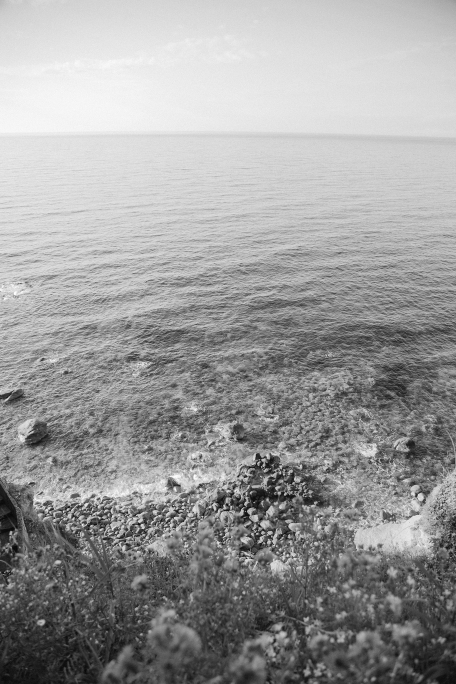
#> input picture images/alan-bajura-pYjCqqDEOFo-unsplash.pgm, 912 x 1368 px (shown at 1/2 size)
$ python quantise.py images/alan-bajura-pYjCqqDEOFo-unsplash.pgm
#> lines starting #> are read from the running program, lines starting #| are printed output that depends on the picture
### images.py
import numpy as np
import dct
import dft

import os

from PIL import Image
from collections.abc import Callable

def image_to_matrix (patch: Image) -> np.ndarray:
	"""
	Converts the given 8x8 PIL/Pillow image to a 8x8 NumPy matrix

	:patch:   The Pillow image, must have size 8x8
	:returns: An 8x8 NumPy matrix containing the Pillow image's data
	"""
	if patch.size != (8, 8):
		raise RuntimeError ("Image patch has unsupported dimensions")
	return np.array (patch.getdata ()).reshape ((8, 8))

# [35 lines left out: functions compute_dct, compute_dct_orth, compute_dft, not called in this run]

def valid_image (im: Image) -> tuple[bool, str]:
	"""
	Checks whether the given image can be processed by this suit of scripts.

	Specifically, the image must be a PGM image (though we can only test
	for PPM images) with side lengths divisible by 8.

	:im:      The image to test
	:returns: (True, None) if im can be processed; (False, str) otherwise
		where str is a discriptive message of the problem
	"""
	if im.format != "PPM":
		return False, "Given image is not in PGM format"

	width, height = im.size
	if width % 8 != 0 or height % 8 != 0:
		return False, "Given image has unsupported dimensions: Both width and height need to be multiples of 8."

	return True, None

def num_to_bytes (num: int) -> list:
	"""
	Converts a number in the range [0, 65535] to a list of bytes.

	The resulting list will always contain two elements to ensure that
	PGM files are written correctly.

	:num:     The number to convert
	:returns: The number as a list of bytes (big-endian)
	"""
	if num <= 255: return [0, num]
	else: return [(num & 0xFF00) >> 8, num & 0xFF]

def write_pgm (filename: str, data: np.ndarray) -> None:
	"""
	Writes a given matrix as a PGM image to the given file.

	The matrix MUST NOT contain any entry greater than 65535. All entries
	will be converted to integers; either make sure that the matrix only
	contains integers or live with the lost resolution otherweise.

	:filename: Where to store the image
	:data:     The image's data to store
	"""
	if len(data.shape) != 2:
		raise ValueError ("Writing images requires two-dimensional arrays")

	height, width = data.shape
	with open (filename, "bw+") as f:
		f.write (bytes(f"P5\n{width} {height}\n65535\n", "ascii"))
		for entry in data.reshape (width * height):
			l = num_to_bytes (int (entry))
			f.write (bytes (l))

# [46 lines left out: functions invert_color, execute_for_all_files, shift_into_16bit, not called in this run]

### dct.py
import numpy as np
from math import isqrt

SQRT2 = np.sqrt(2)
INVSQRT2 = 1 / SQRT2
LAM = lambda k: INVSQRT2 if k == 0 else 1
LAMN = lambda k, n: INVSQRT2 if k in [0, n] else 1

# [5 lines left out: function make_C_I, not called in this run]

def make_C_II (n: int) -> np.ndarray:
	norm = SQRT2 / np.sqrt (n)
	n2 = 2 * n
	return np.array ([
		[ norm * LAM (k) * np.cos (np.pi * k * (2 * l + 1) / n2) for l in range (n) ] for k in range (n)
	])

def make_C_III (n: int) -> np.ndarray:
	# Though C[II] is unitary, C_II @ C_III is closer to eye(8) if we
	# compute C_III as the inverse matrix of C_II.
	return np.linalg.inv (make_C_II (n))

# [5 lines left out: function make_C_IV, not called in this run]

C_II_8 = make_C_II (8)
C_III_8 = make_C_III (8)

DCT_KRON_8 = np.kron (C_II_8, C_II_8)
IDCT_KRON_8 = np.kron (C_III_8, C_III_8)

def matrix_to_vector (m: np.ndarray) -> np.ndarray:
	shape = m.shape
	return m.reshape (shape [0] * shape [1])

# [20 lines left out: functions vector_to_matrix, compute_dct, not called in this run]

def compute_dct_orth (matrix: np.ndarray) -> np.ndarray:
	if matrix.shape != (8, 8):
		raise RuntimeError ("Unsupported matrix dimensions, must be 8x8!")

	return C_II_8 @ matrix @ C_III_8

# [5 lines left out: function compute_idct, not called in this run]

def compute_idct_orth (matrix: np.ndarray) -> np.ndarray:
	if matrix.shape != (8, 8):
		raise RuntimeError ("Unsupported matrix dimensions, must be 8x8!")

	return C_III_8 @ matrix @ C_II_8

### dft.py
import numpy as np
import cmath

def make_Omega (n: int) -> np.matrix:
	"""
	Compute the Fourier matrix of order n

	The Fourier matrix is the complex matrix whose entries are given by
	`exp((2 pi ikl)/n)`, where (k, l) is the (row, column) index
	pair. Returns a NumPy matrix (of type matrix) to allow for .H

	:n:       The order of the Fourier matrix to compute
	:returns: The requested matrix
	"""
	return np.matrix ([
		[ cmath.exp ((-2 * np.pi * k * l * 1j) / n) for k in range (n) ] for l in range (n)
	])

# OMEGA8 is the 8x8 Fourier matrix and OMEGA8H its conjugate transpose
# (Hermitian transpose)
OMEGA8 = make_Omega (8)
OMEGA8H = OMEGA8.H

# [81 lines left out: functions compute_dft, compute_idft, compute_dft_8, compute_idft_8, not called in this run]

### quantise.py
import numpy as np
import dct
import images

import sys
import os

from PIL import Image

# See Rao, Ochoa-Dominguez, Subbarayappa: "JPEG Series", p. 89
LUMINANCE_QUANT = np.array(
	[
		[ 16,  11,  10,  16,  24,  40,  51,  61],
		[ 12,  12,  14,  19,  26,  58,  60,  55],
		[ 14,  13,  16,  24,  40,  57,  69,  56],
		[ 14,  17,  22,  29,  51,  87,  80,  62],
		[ 18,  22,  37,  56,  68, 109, 103,  77],
		[ 24,  35,  55,  64,  81, 104, 113,  92],
		[ 49,  64,  78,  87, 103, 121, 120, 101],
		[ 72,  92,  95,  98, 112, 100, 103,  99]
	]
)

def idct (patch: np.ndarray, depth: int) -> np.ndarray:
	"""
	Computes the IDCT of the given image patch JPEG-style.

	The given patch (coefficient matrix) must have shape (8,8). The
	resulting image matrix will have a bit depth/precision as given,
	though this will only produce correct results if the original
	image has the same bit depth.

	The original image is expected to have had data in range
	[-2^(depth - 1), 2^(depth - 1)] before being transformed. The
	output of this method will already be shifted back into
	[0, 2^(depth) - 1].

	:patch:   The coefficient matrix to transform to an image
	:depth:   The bit depth, typically 8 or 16.
	:returns: The IDCT of the given patch
	"""
	if patch.shape != (8, 8):
		raise RuntimeError ("Unsupported image patch dimensions, must be (8, 8)")

	if depth not in [8, 16]:
		raise ValueError ("Unsupported bit depth: Must be 8 or 16")

	newpatch = np.rint (dct.compute_idct_orth (patch) + 2**(depth - 1)) * (257 if depth == 8 else 1)

	# Due to numerical inaccuracies, we may end up with entries slightly below 0
	# or slightly above 65535. We simply clip these to the required range.
	return np.clip (newpatch, 0, 65535)

if len (sys.argv) != 2:
	print ("usage: python3 quantise.py file")
	print ()
	print ("Applies JPEG quantisation after DCT to the given image and reassembles")
	print ("it using IDCT.")
	print ()
	print ("Arguments:")
	print (" file        The file to operate on, must be in PGM format")
	sys.exit ()

filename = sys.argv [1]

path_parts = filename.split("/")
target = "/".join(path_parts[:-1]) + f"/quantised_" + path_parts[-1]
target_noreco = "/".join(path_parts[:-1]) + f"/quantised_noreco_" + path_parts[-1]

with open (filename, "rb") as f:
	im = Image.open (f)
#> im is the input picture: PIL image 912x1368 L; min 0, max 255, mean 155.5

	validim, msg = images.valid_image (im)
#> validim = True
	if not validim:
		print (msg)
		sys.exit ()

	depth = 8 if im.mode == "L" else 16
#> depth = 8

	width, height = im.size
#> width = 912; height = 1368
	newim = np.zeros ((height, width))
	quaim = np.zeros ((height, width))

	patches_h = width // 8
#> patches_h = 114
	patches_v = height // 8
#> patches_v = 171
	patches = patches_h * patches_v
#> patches = 19494
	print (f"Patches: {patches}")
#| Patches: 19494

	index = 0
	for v_index in range (patches_v):
		for h_index in range (patches_h):
			# Coordinates of the currently processed patch.
			# These are in PIL coordinates, meaning that the horizontal
			# axis is x and the vertical axis is y. NumPy expects coordinates
			# in opposite order: rows first, then columns.
			top_left = (h_index * 8, v_index * 8)
			bottom_right = (top_left[0] + 8, top_left[1] + 8)

			# Extract the current patch and process it; this -2**(depth-1) shifts
			# its (integer) values from range [0, 2^(depth) - 1] to range
			# [-2^(depth - 1), 2^(depth - 1)].
			patch = im.crop ((*top_left, *bottom_right))
			patch = images.image_to_matrix (patch) - 2**(depth - 1)
			dct_coeffs = dct.compute_dct_orth (patch)

			# Quantise and copy the quantised coefficients
			dct_coeffs = np.rint (dct_coeffs / LUMINANCE_QUANT)
			quantised_dct_coeffs = np.copy (dct_coeffs)

			# After this step, dct_coeffs will be the correctly de-quantised copy.
			dct_coeffs = dct_coeffs * LUMINANCE_QUANT

			# Put the IDCT of the correctly de-quantised coefficients into the reconstructed
			# image; put the non-de-quantised coefficients into quaim
			newpatch = idct (dct_coeffs, depth)
			newim [top_left [1]:bottom_right [1], top_left [0]:bottom_right [0]] = newpatch
			quaim [top_left [1]:bottom_right [1], top_left [0]:bottom_right [0]] = idct(quantised_dct_coeffs, depth)

			index += 1
			print (f"{index} of {patches}\r", end="", flush=True)
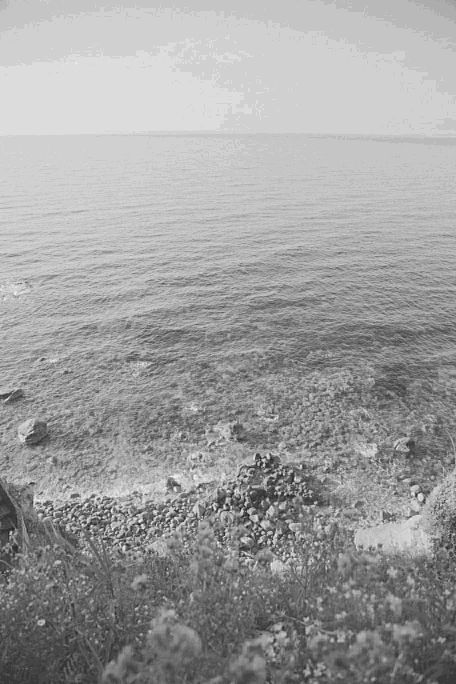
#> quaim: shape (1368, 912) float64 (shown at 1/2 size); min 29812, max 35466, mean 33337.4; drawn with min black and max white
#> after the loop, index = 19494

	# newim, saved to target, is correctly de-quantised, as would be the result of
	# a JPEG encode-decode procedure. quaim is not correctly de-quantised, resulting
	# in a washed-out image carrying the same information about the image (in some sense)
	images.write_pgm (target, newim)
#> the loop in write_pgm, `for entry in data.reshape (width * height):` made 1247616 passes
#> (entry, l) on passes 1 to 3: (46260, [180, 180]), (46260, [180, 180]), (46517, [181, 181])
	images.write_pgm (target_noreco, quaim)
#> the loop in write_pgm (call 2), `for entry in data.reshape (width * height):` made 1247616 passes
#> (entry, l) on passes 1 to 3: (33667, [131, 131]), (33667, [131, 131]), (33667, [131, 131])

$ run again, on images/alin-gavriliuc-T5h-RzUFN04-unsplash.pgm
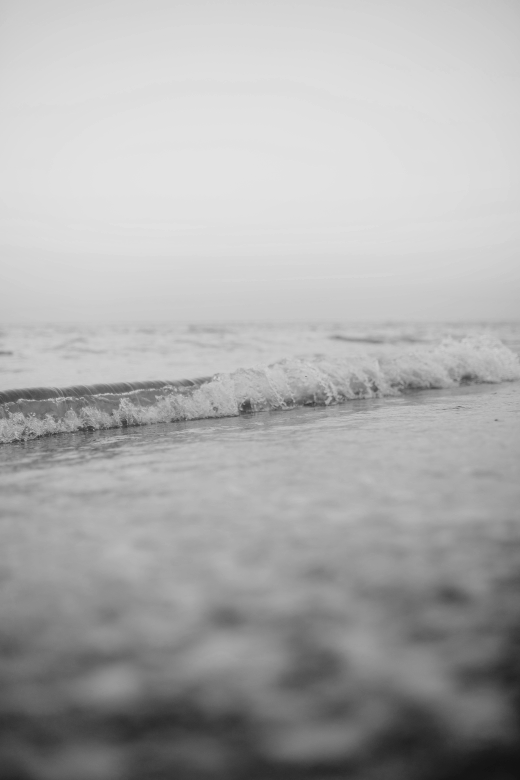
#> input picture images/alin-gavriliuc-T5h-RzUFN04-unsplash.pgm, 1040 x 1560 px (shown at 1/2 size)
#> im is the input picture: PIL image 1040x1560 L; min 17, max 227, mean 171.4
#> validim = True
#| Patches: 25350
#> after the loop `for v_index in range (patches_v):`:
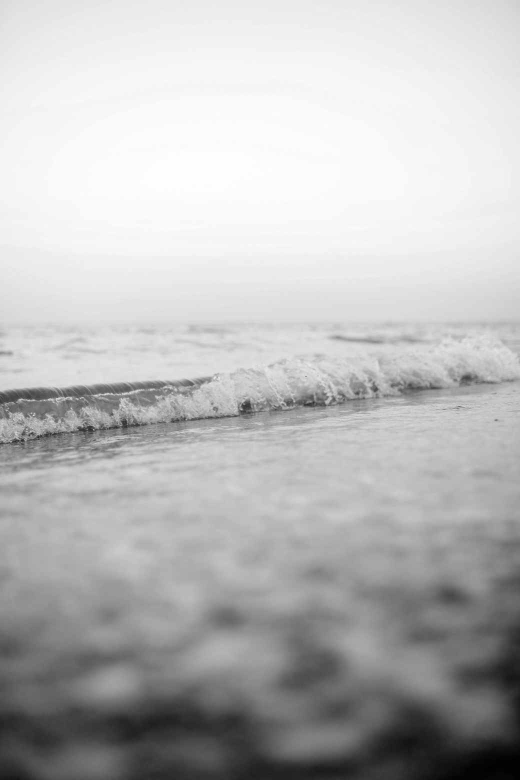
#> newim: shape (1560, 1040) float64 (shown at 1/2 size); min 4626, max 58596, mean 44043.3; drawn with min black and max white
#> after the loop `for v_index in range (patches_v):`: index = 25350
#> the loop in write_pgm, `for entry in data.reshape (width * height):` made 1622400 passes
#> (entry, l) on passes 1 to 3: (50886, [198, 198]), (50886, [198, 198]), (50886, [198, 198])
#> the loop in write_pgm (call 2), `for entry in data.reshape (width * height):` made 1622400 passes
#> (entry, l) on passes 1 to 3: (33924, [132, 132]), (33924, [132, 132]), (33924, [132, 132])

$ run again, on images/annie-spratt--PwigdGIWcg-unsplash.pgm
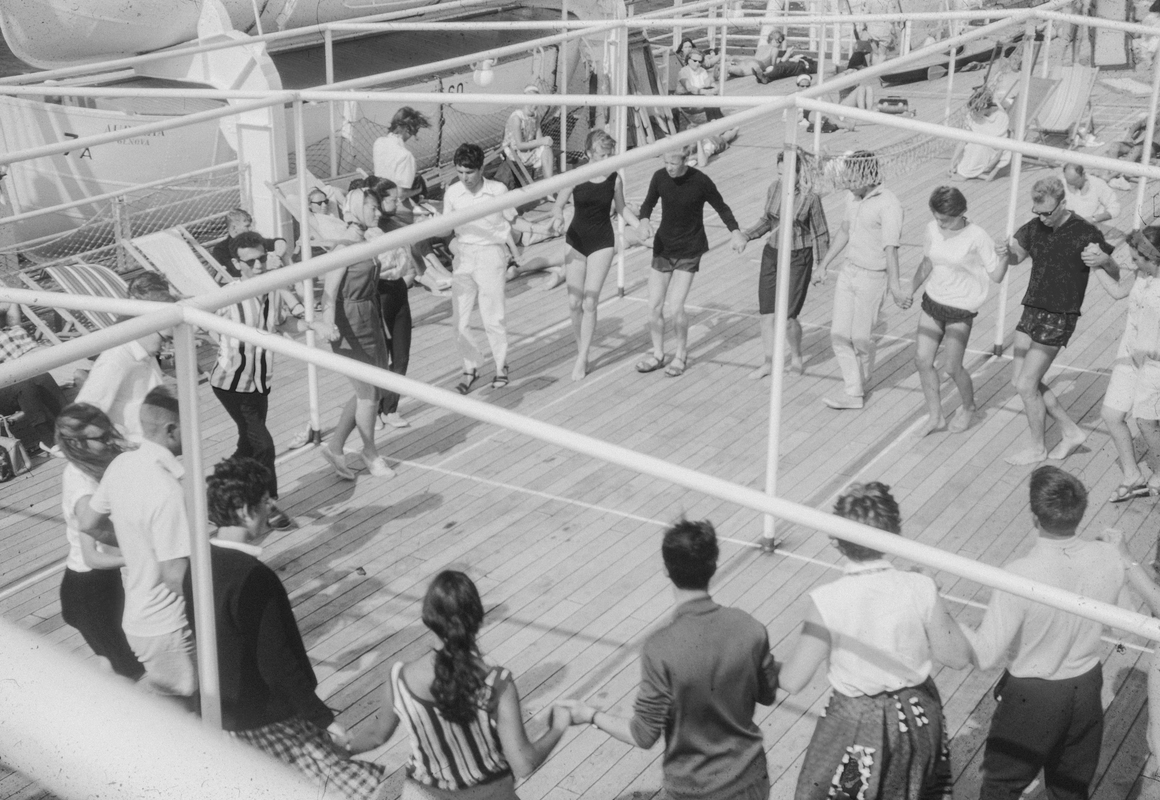
#> input picture images/annie-spratt--PwigdGIWcg-unsplash.pgm, 1160 x 800 px
#> im is the input picture: PIL image 1160x800 L; min 18, max 235, mean 156.9
#> validim = True
#| Patches: 14500
#> after the loop `for v_index in range (patches_v):`:
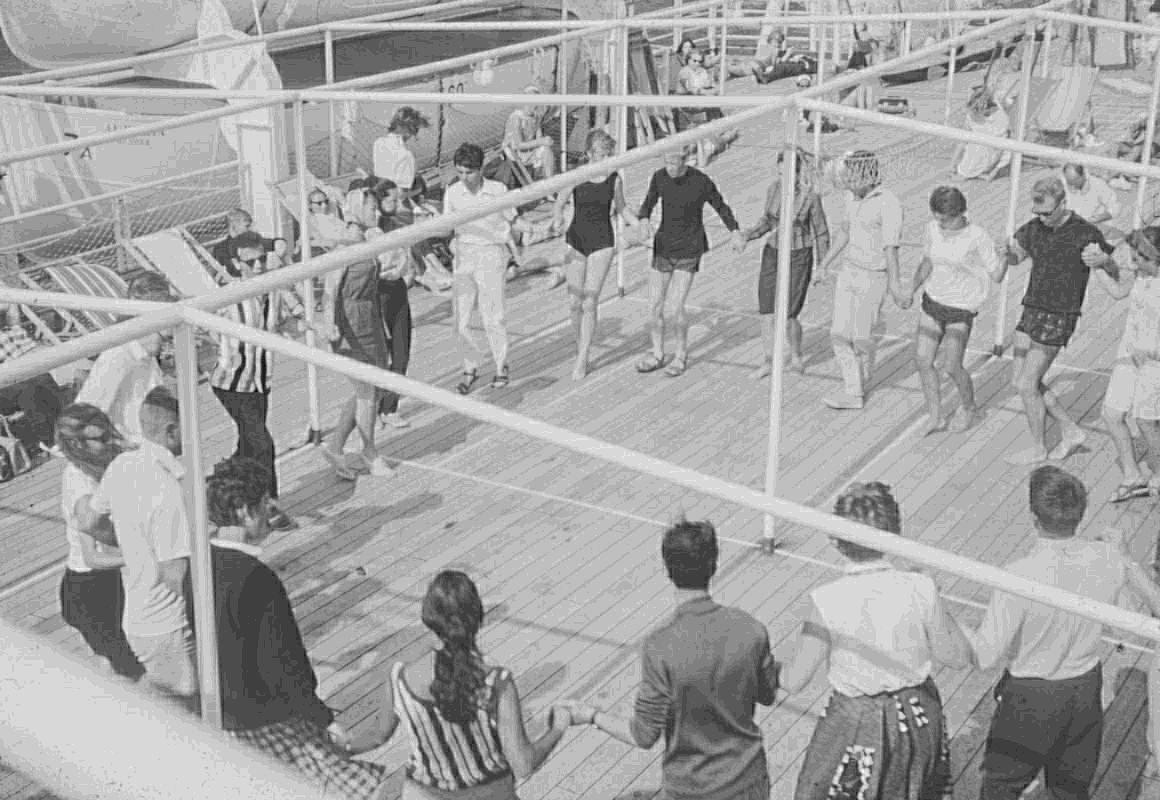
#> quaim: shape (800, 1160) float64; min 30069, max 35209, mean 33360.3; drawn with min black and max white
#> after the loop `for v_index in range (patches_v):`: index = 14500
#> the loop in write_pgm, `for entry in data.reshape (width * height):` made 928000 passes
#> (entry, l) on passes 1 to 3: (38550, [150, 150]), (40092, [156, 156]), (41634, [162, 162])
#> the loop in write_pgm (call 2), `for entry in data.reshape (width * height):` made 928000 passes
#> (entry, l) on passes 1 to 3: (33153, [129, 129]), (33410, [130, 130]), (33410, [130, 130])

$ run again, on images/annie-spratt-iFHUMuNSH5g-unsplash.pgm
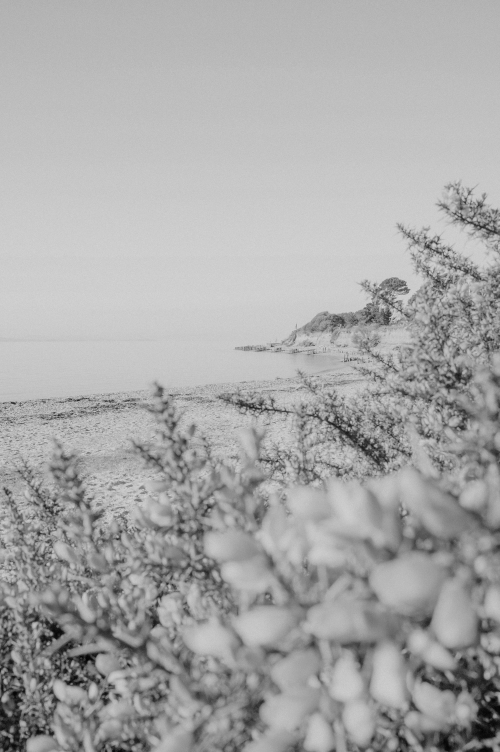
#> input picture images/annie-spratt-iFHUMuNSH5g-unsplash.pgm, 1000 x 1504 px (shown at 1/2 size)
#> im is the input picture: PIL image 1000x1504 L; min 2, max 220, mean 168
#> validim = True
#| Patches: 23500
#> after the loop `for v_index in range (patches_v):`:
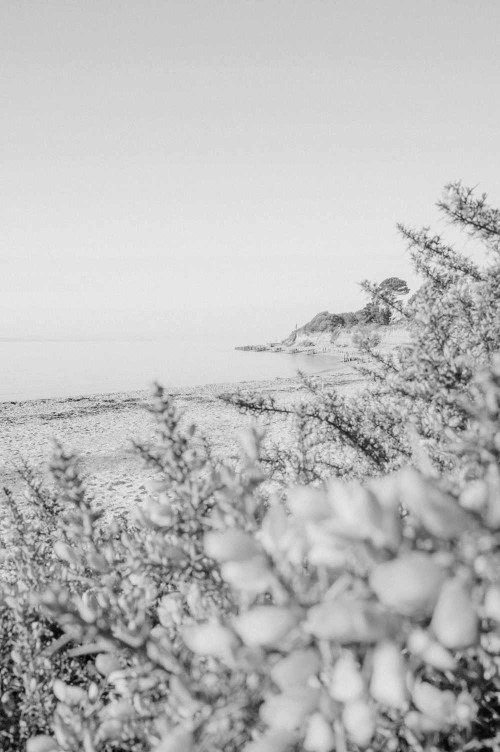
#> newim: shape (1504, 1000) float64 (shown at 1/2 size); min 0, max 58596, mean 43175.8; drawn with min black and max white
#> after the loop `for v_index in range (patches_v):`: index = 23500
#> the loop in write_pgm, `for entry in data.reshape (width * height):` made 1504000 passes
#> (entry, l) on passes 1 to 3: (45746, [178, 178]), (45746, [178, 178]), (45746, [178, 178])
